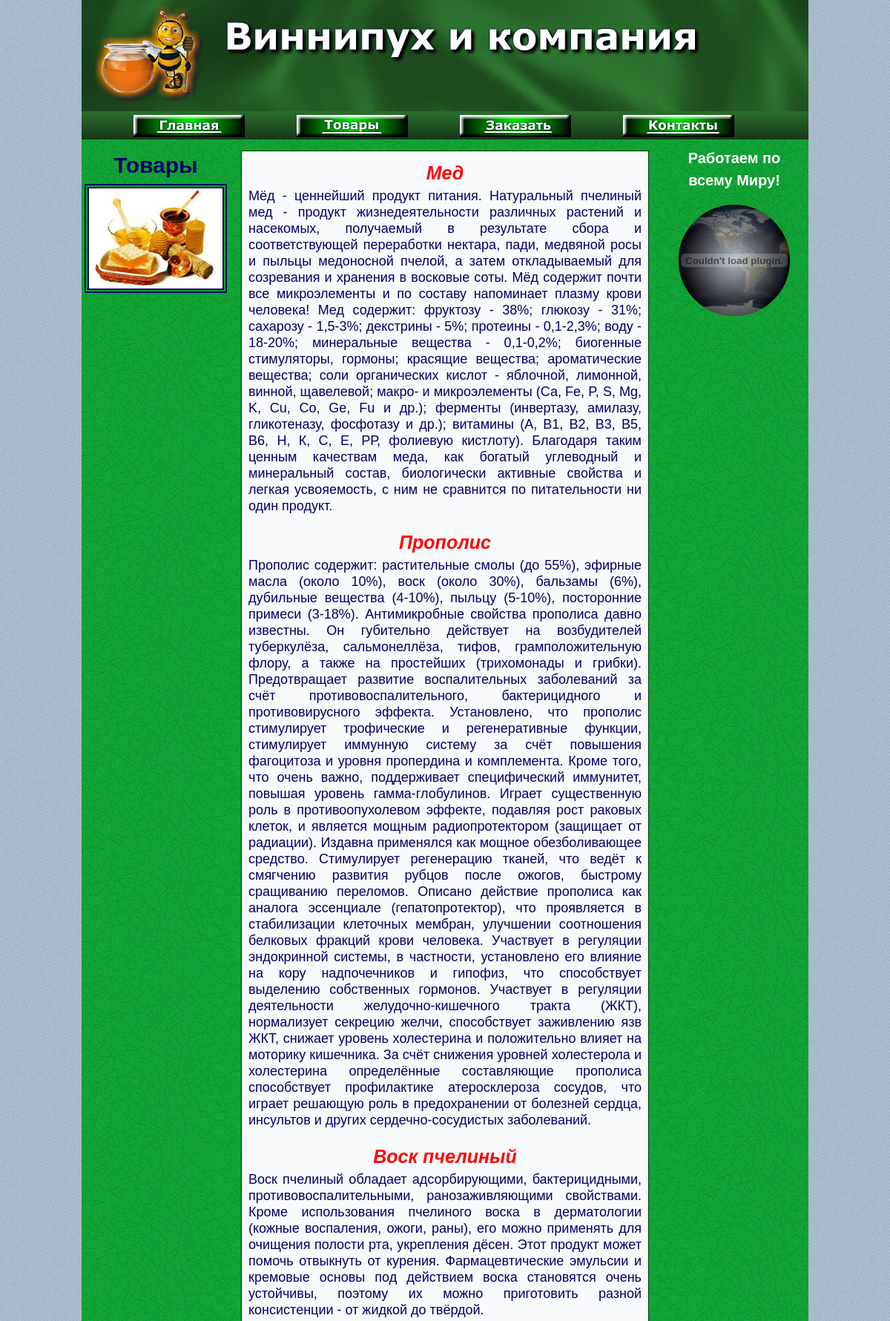
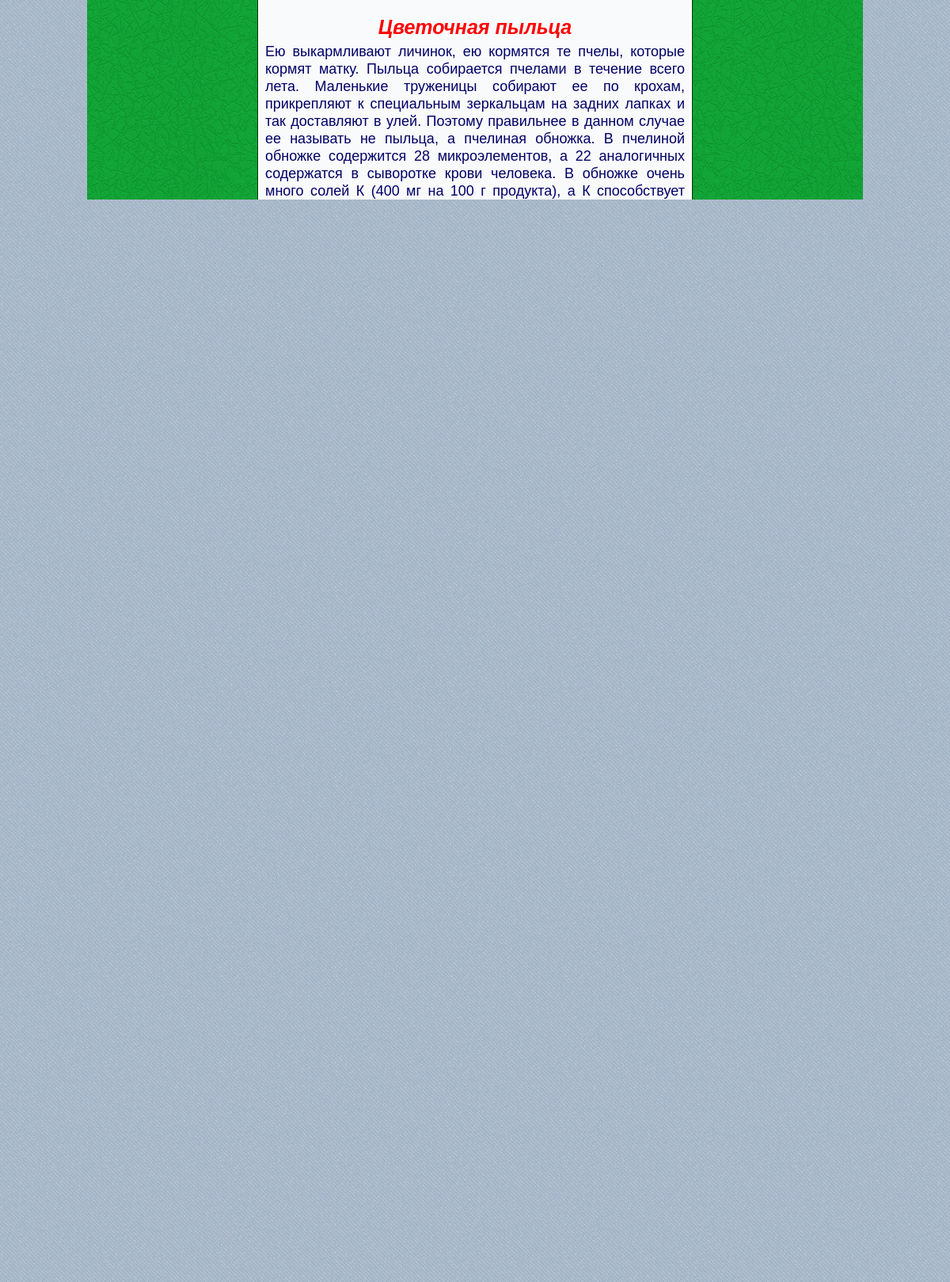
Page /front/index.php?id=1 (upper part) on the committed database (2 pictures, top to bottom).
### tables this page shows
CREATE TABLE IF NOT EXISTS `razmetka` (
  `id` int(11) NOT NULL AUTO_INCREMENT,
  `html` text NOT NULL,
  PRIMARY KEY (`id`)
);

CREATE TABLE IF NOT EXISTS `opisan` (
  `id` int(11) NOT NULL AUTO_INCREMENT,
  `naim` varchar(100) NOT NULL,
  `txt` text NOT NULL,
  PRIMARY KEY (`id`)
);

### front/lib.php (the view, shortened to what this page needs)
<?php
function makeOpisan()
{
	$db = mysql_connect(ServerName,UserLogin,UserPassword);
	if ($db)
	{
		if (mysql_select_db(DbName,$db))
		{
			$rez = mysql_query("SELECT * FROM opisan",$db);
			$out_page = "";
			for ($i=0;$i<10;$i++)
			{
				$row = mysql_fetch_row($rez);
				$naim = $row[1];
				$txt = $row[2];
				$out_page .= "<h1 class='h1_opisan'>{$naim}</h1><div class='div_opisan'>{$txt}</div><br/>";
			}
			echo $out_page;
		}
	}
}
function getIdMenu()
{
	$tmp=0;
	if ($_GET)
	{
	 if ($_GET["id"])
	 {
	 	$tmp = $_GET["id"];
	 }
	}
	return $tmp;
}
function getHTML($nom)
{
	$html = "";
	$db = mysql_connect(ServerName,UserLogin,UserPassword);
	if ($db)
	{
		if (mysql_select_db(DbName,$db))
		{
			$rez = mysql_query("SELECT * FROM razmetka WHERE (id={$nom})");
			$kol_str = mysql_num_rows($rez);
			if ($kol_str==1)
			{
				$row = mysql_fetch_row($rez);
				$html = $row[1];
			}
		}
	}
	echo $html;
}
?>

### front/index.php (shortened to what this page needs)
<?php
require_once 'lib.php';
?>
<html>
<head>
<link href="puh.css" rel="stylesheet" type="text/css" />
</head>
<body onload="func()">
<center>
<table border="0" cellpadding="0" cellspacing="0" width="980">
<tr valign="top" height="150">
<td valign="middle" width="980" align="center">
<a href="index.php" target="_self">
<img src="img/shapka.png" border="0" width="980" height="150" id="img_logo" />
</a>
</td>
</tr>
<tr valign="top">
<td valign="top"  width="980">
<div id="vmenu">
<ul>
	<li><a href="index.php" target="_self"><img src="img/menu1.png" width="150" height="30" border="0" /></a></li>
	<li><a href="index.php?id=1" target="_self"><img src="img/menu2.png" width="150" height="30" border="0" /></a></li>
	<li><a href="index.php?id=2" target="_self"><img src="img/menu3.png" width="150" height="30" border="0" /></a></li>
	<li><a href="index.php?id=3" target="_self"><img src="img/menu4.png" width="150" height="30" border="0" /></a></li>
</ul>
</div>
</td>
</tr>
<tr valign="top">
<td valign="top" width="980">
<table border="0" cellpadding="0" cellspacing="0" width="980" id="tab_centr">
<tr valign="top">
<td valign="top" width="200" align="center">
<?php
getHTML(getIdMenu()+1);
?>
</td>
<td valign="top" width="580" align="left">
<div id="sheet">
<div id="sheet1"></div>
<div id="sheet2">
<?php
$id_menu = getIdMenu();
if ($id_menu==1)
{
  makeOpisan();
}
?>
</div>
</div>
</td>
<td valign="top" width="200" align="center">
<?php
getHTML(5);
?>
</td>
</tr>
</table>
</td>
</tr>
</table>
</center>
</body>
</html>

### front/puh.css (style rules this page uses)
body, table, tr, td, div, ul, li, img, a, h1, th, input, form { margin: 0px; padding: 0px; vertical-align: top; }
body { background-color: white; background-image: url('img/fon.png'); background-repeat: repeat; background-attachment: fixed; background-position: top left; width:100%; height:100%; }
#vmenu { width:980px; height:38px; background-image: url('img/menu.png'); background-repeat: repeat; background-attachment: scroll; background-position: top left; }
#tab_centr { background-image: url('img/centr.png'); background-repeat: repeat; background-attachment: scroll; background-position: top left; }
#vmenu ul { list-style: none; }
#vmenu li { float: left; padding-top: 5px; padding-left: 70px; }
#sheet { width: 550px; padding: 15px; }
#sheet1 { width: 550px; height: 10px; background: url('img/sheet1.png') left top no-repeat; }
#sheet2 { width: 550px; height: auto; background: url('img/sheet2.png') left top repeat-y; padding: 0px 10px; }
.div_opisan { text-decoration: none; font-size: 18px; font-family: verdana, arial, serif; font-style: normal; font-weight: normal; line-height: 22px; color: #000066; width: 530px; white-space: normal; text-align: justify; }
.h1_opisan { width: 530px; text-align: center; text-decoration: none; font-size: 25px; font-family: verdana, arial, serif; font-style: italic; font-weight: bold; line-height: 40px; color: red; }
.left_b { padding-top: 10px; padding-bottom: 20px; width: 200px; }
.left_b img { border: #000066 6px double; }
.left_b h1 { width: 200px; text-align: center; text-decoration: none; font-size: 30px; font-family: verdana, arial, serif; font-style: normal; font-weight: bold; line-height: 50px; color: #000066; }
#right_b { padding-top: 10px; padding-bottom: 20px; width: 200px; }
#right_b h1 { text-align: center; white-space: nowrap; width: 200px; text-decoration: none; font-size: 20px; font-family: verdana, arial, serif; font-style: normal; font-weight: bold; line-height: 30px; color: white; }

### rows in the picture
razmetka: html "Товары", html (picture)
opisan: naim "Мед", txt "Мёд - ценнейший продукт питания. Натуральный пчелиный мед - продукт жизнедеятельности различных растений и насекомых, получаемый в результате сбора и соответствующей переработки нектара, пади, медвяной росы и пыльцы медоносной пчелой, а затем откладываемый для созревания и хранения в восковые соты. Мёд содержит почти все микроэлементы и по составу напоминает плазму крови человека! Мед содержит: фруктозу - 38%; глюкозу - 31%; сахарозу - 1,5-3%; декстрины - 5%; протеины - 0,1-2,3%; воду - 18-20%; минеральные вещества - 0,1-0,2%; биогенные стимуляторы, гормоны; красящие вещества; ароматические вещества; соли органических кислот - яблочной, лимонной, винной, щавелевой; макро- и микроэлементы…"
opisan: naim "Прополис", txt "Прополис содержит: растительные смолы (до 55%), эфирные масла (около 10%), воск (около 30%), бальзамы (6%), дубильные вещества (4-10%), пыльцу (5-10%), посторонние примеси (3-18%). Антимикробные свойства прополиса давно известны. Он губительно действует на возбудителей туберкулёза, сальмонеллёза, тифов, грамположительную флору, а также на простейших (трихомонады и грибки). Предотвращает развитие воспалительных заболеваний за счёт противовоспалительного, бактерицидного и противовирусного эффекта. Установлено, что прополис стимулирует трофические и регенеративные функции, стимулирует иммунную систему за счёт повышения фагоцитоза и уровня пропердина и комплемента. Кроме того, что очень важно,…"
opisan: naim "Воск пчелиный", txt "Воск пчелиный обладает адсорбирующими, бактерицидными, противовоспалительными, ранозаживляющими свойствами. Кроме использования пчелиного воска в дерматологии (кожные воспаления, ожоги, раны), его можно применять для очищения полости рта, укрепления дёсен. Этот продукт может помочь отвыкнуть от курения. Фармацевтические эмульсии и кремовые основы под действием воска становятся очень устойчивы, поэтому их можно приготовить разной консистенции - от жидкой до твёрдой."
opisan: naim "Цветочная пыльца", txt "Ею выкармливают личинок, ею кормятся те пчелы, которые кормят матку. Пыльца собирается пчелами в течение всего лета. Маленькие труженицы собирают ее по крохам, прикрепляют к специальным зеркальцам на задних лапках и так доставляют в улей. Поэтому правильнее в данном случае ее называть не пыльца, а пчелиная обножка. В пчелиной обножке содержится 28 микроэлементов, а 22 аналогичных содержатся в сыворотке крови человека. В обножке очень много солей К (400 мг на 100 г продукта), а К способствует выведению избытка воды из организма (поэтому для сердечников это просто необходимый продукт). Фосфора содержится от 190-580 мг на 100 г продукта. Фосфор необходим для работы мозга. Также в обножке есть…"
opisan: naim "Перга", txt "Пчеловоды называют пергу \"хлебиной\", что говорит о ее особой важности для пчел и человека. Перга - натуральный продукт с более ценными, чем у пыльцы, свойствами, получаемым и благодаря смешиванию пчелами нескольких сортов цветочной пыльцы, большому содержанию моносахаров, витаминов, повышенной кислотности, увеличивающемуся числу зернышек пыльцы, содержание которых выступает из экзины (оболочки зернышка пыльцы). Перга содержит аминокислоты, витамины и ферменты, обладающие высокими антимикробными свойствами и биологической ценностью. Перга восстанавливает микрофлору и слизистую кишечника; улучшает мозговое кровообращение при любых формах инсульта, а также при черепно-мозговых травмах;…"
opisan: naim "Маточное молочко"
razmetka: html "Работаем по всему Миру!", html (picture)
